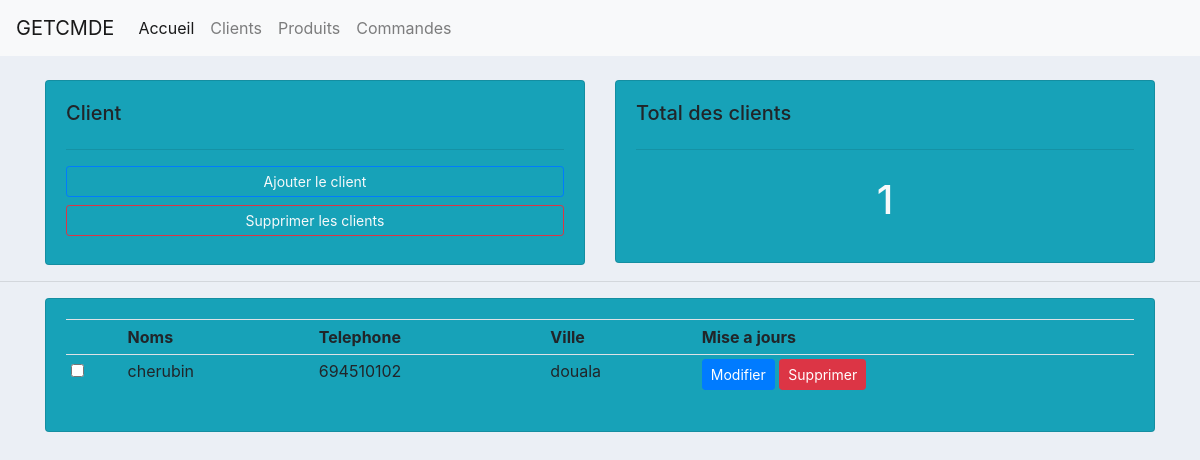
Before: /list_client with the older database file.
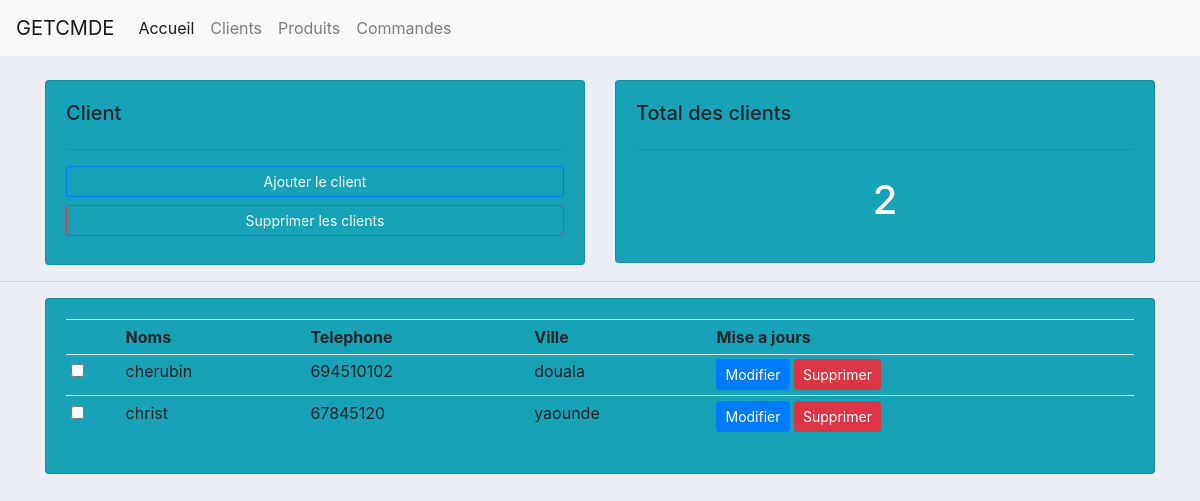
After: the same page with the newer database file.
### app_client/models.py (models this page shows, shortened)
class Client(models.Model):
    noms = models.CharField(max_length=100)
    telephone = models.CharField(max_length=100)
    ville = models.CharField(max_length=100, null=True)

### app_client/views.py (the view)
# urls.py: path('list_client',views.list_client,name='list-client'),
def list_client(request):
    client = Client.objects.all()
    total_client = client.count()
    context = {
        'client':client,
        'total_client':total_client
    }
    return render(request,'app_client/list_client.html',context)

### templates/app_client/list_client.html (shortened to what this page needs)
{% extends 'main/base.html' %}
{% load static %}
{% block content %}
<br>
<div class="container">
    <div class="row">
        <div class="col-md">
            <div class="card card-body bg-info">
                <h5>Client</h5>
                <hr>
                <a href="" class="btn btn-outline-primary btn-sm btn-block text-light">Ajouter le client</a>
                <a href="" class="btn btn-outline-danger btn-sm btn-block mb-2 text-light">Supprimer les clients</a>
            </div>
        </div>
        <div class="col-md">
            <div class="card card-body bg-info">
                <h5>Total des clients</h5>
                <hr>
                <h1 class="text-center text-light" style="padding: 10px;">{{total_client}}</h1>
            </div>
        </div>
    </div>
</div>
<hr>
<div class="container">
    <div class="card card-body bg-info">
    <table class="table table-sm">
        <tr>
            <th></th>
            <th>Noms</th>
            <th>Telephone</th>
            <th>Ville</th>
            <th>Mise a jours</th>
        </tr>
        {% for cl in client %}
        <tr>
            <td><input type="checkbox"></td>
            <td class="">{{cl.noms}}</td>
            <td class="">{{cl.telephone}}</td>
            <td class="">{{cl.ville}}</td>
            <td><a href="" class="btn btn-primary btn-sm">Modifier</a> <a href="" class="btn btn-danger btn-sm">Supprimer</a></td>
        </tr>
        {% endfor %}
    </table>
    </div>
</div>
{% endblock %}

Changed rows visible on the page:
added Client: noms "christ", telephone "67845120", ville "yaounde"
Other visible differences:
{{ total_client }}: "1" → "2"
